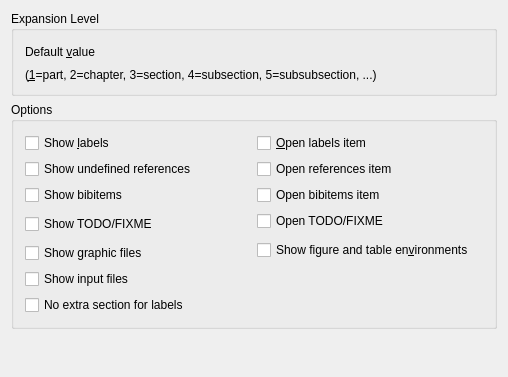
<ui version="4.0" >
 <class>KileWidgetStructureViewConfig</class>
 <widget class="QWidget" name="KileWidgetStructureViewConfig" >
  <property name="geometry" >
   <rect>
    <x>0</x>
    <y>0</y>
    <width>508</width>
    <height>377</height>
   </rect>
  </property>
  <property name="sizePolicy" >
   <sizepolicy vsizetype="Preferred" hsizetype="Preferred" >
    <horstretch>1</horstretch>
    <verstretch>0</verstretch>
   </sizepolicy>
  </property>
  <property name="maximumSize" >
   <size>
    <width>32767</width>
    <height>32767</height>
   </size>
  </property>
  <property name="windowTitle" >
   <string>Structure View</string>
  </property>
  <layout class="QVBoxLayout" >
   <item>
    <widget class="QGroupBox" name="groupBox" >
     <property name="sizePolicy" >
      <sizepolicy vsizetype="Minimum" hsizetype="MinimumExpanding" >
       <horstretch>0</horstretch>
       <verstretch>0</verstretch>
      </sizepolicy>
     </property>
     <property name="title" >
      <string>Expansion Level</string>
     </property>
     <layout class="QVBoxLayout" >
      <item>
       <layout class="QHBoxLayout" >
        <item>
         <widget class="QLabel" name="textLabel2" >
          <property name="whatsThis" >
           <string/>
          </property>
          <property name="text" >
           <string>Default &amp;value</string>
          </property>
          <property name="wordWrap" >
           <bool>false</bool>
          </property>
          <property name="buddy" >
           <cstring>kcfg_DefaultLevel</cstring>
          </property>
         </widget>
        </item>
        <item>
         <spacer>
          <property name="orientation" >
           <enum>Qt::Horizontal</enum>
          </property>
          <property name="sizeType" >
           <enum>QSizePolicy::Expanding</enum>
          </property>
          <property name="sizeHint" >
           <size>
            <width>200</width>
            <height>20</height>
           </size>
          </property>
         </spacer>
        </item>
        <item>
         <widget class="KIntNumInput" name="kcfg_DefaultLevel" >
          <property name="minValue" stdset="0" >
           <number>1</number>
          </property>
          <property name="maxValue" stdset="0" >
           <number>7</number>
          </property>
         </widget>
        </item>
        <item>
         <spacer>
          <property name="orientation" >
           <enum>Qt::Horizontal</enum>
          </property>
          <property name="sizeType" >
           <enum>QSizePolicy::Expanding</enum>
          </property>
          <property name="sizeHint" >
           <size>
            <width>60</width>
            <height>20</height>
           </size>
          </property>
         </spacer>
        </item>
       </layout>
      </item>
      <item>
       <widget class="QLabel" name="textLabel2_2" >
        <property name="whatsThis" >
         <string/>
        </property>
        <property name="text" >
         <string>(&amp;1=part, 2=chapter, 3=section, 4=subsection, 5=subsubsection, ...)</string>
        </property>
        <property name="wordWrap" >
         <bool>false</bool>
        </property>
        <property name="buddy" >
         <cstring>kcfg_DefaultLevel</cstring>
        </property>
       </widget>
      </item>
     </layout>
    </widget>
   </item>
   <item>
    <widget class="QGroupBox" name="groupBox_2" >
     <property name="title" >
      <string>Options</string>
     </property>
     <layout class="QGridLayout" >
      <item row="0" column="0" >
       <widget class="QCheckBox" name="kcfg_SvShowLabels" >
        <property name="text" >
         <string>Show &amp;labels</string>
        </property>
       </widget>
      </item>
      <item row="0" column="1" >
       <widget class="QCheckBox" name="kcfg_SvOpenLabels" >
        <property name="text" >
         <string>&amp;Open labels item</string>
        </property>
       </widget>
      </item>
      <item row="1" column="0" >
       <widget class="QCheckBox" name="kcfg_SvShowReferences" >
        <property name="text" >
         <string>Show undefined references</string>
        </property>
       </widget>
      </item>
      <item row="1" column="1" >
       <widget class="QCheckBox" name="kcfg_SvOpenReferences" >
        <property name="text" >
         <string>Open references item</string>
        </property>
       </widget>
      </item>
      <item row="2" column="0" >
       <widget class="QCheckBox" name="kcfg_SvShowBibitems" >
        <property name="text" >
         <string>Show bibitems</string>
        </property>
       </widget>
      </item>
      <item row="2" column="1" >
       <widget class="QCheckBox" name="kcfg_SvOpenBibitems" >
        <property name="text" >
         <string>Open bibitems item</string>
        </property>
       </widget>
      </item>
      <item rowspan="2" row="3" column="0" >
       <widget class="QCheckBox" name="kcfg_SvShowTodo" >
        <property name="text" >
         <string>Show TODO/FIXME</string>
        </property>
       </widget>
      </item>
      <item row="3" column="1" >
       <widget class="QCheckBox" name="kcfg_SvOpenTodo" >
        <property name="text" >
         <string>Open TODO/FIXME</string>
        </property>
       </widget>
      </item>
      <item rowspan="2" row="4" column="1" >
       <widget class="QCheckBox" name="kcfg_SvShowFloats" >
        <property name="text" >
         <string>Show figure and table en&amp;vironments</string>
        </property>
       </widget>
      </item>
      <item row="5" column="0" >
       <widget class="QCheckBox" name="kcfg_SvShowGraphics" >
        <property name="text" >
         <string>Show graphic files</string>
        </property>
       </widget>
      </item>
      <item row="6" column="0" >
       <widget class="QCheckBox" name="kcfg_SvShowInputFiles" >
        <property name="text" >
         <string>Show input files</string>
        </property>
        <property name="shortcut" >
         <string/>
        </property>
       </widget>
      </item>
      <item row="7" column="0" >
       <widget class="QCheckBox" name="kcfg_SvShowSectioningLabels" >
        <property name="text" >
         <string>No extra section for labels</string>
        </property>
        <property name="shortcut" >
         <string/>
        </property>
       </widget>
      </item>
     </layout>
    </widget>
   </item>
   <item>
    <spacer>
     <property name="orientation" >
      <enum>Qt::Vertical</enum>
     </property>
     <property name="sizeHint" >
      <size>
       <width>20</width>
       <height>40</height>
      </size>
     </property>
    </spacer>
   </item>
  </layout>
 </widget>
 <layoutdefault spacing="6" margin="11" />
 <pixmapfunction>qPixmapFromMimeSource</pixmapfunction>
 <customwidgets>
  <customwidget>
   <class>KIntNumInput</class>
   <extends>QWidget</extends>
   <header>knuminput.h</header>
  </customwidget>
 </customwidgets>
 <includes>
  <include location="local" >knuminput.h</include>
  <include location="local" >knuminput.h</include>
 </includes>
 <resources/>
 <connections/>
</ui>
